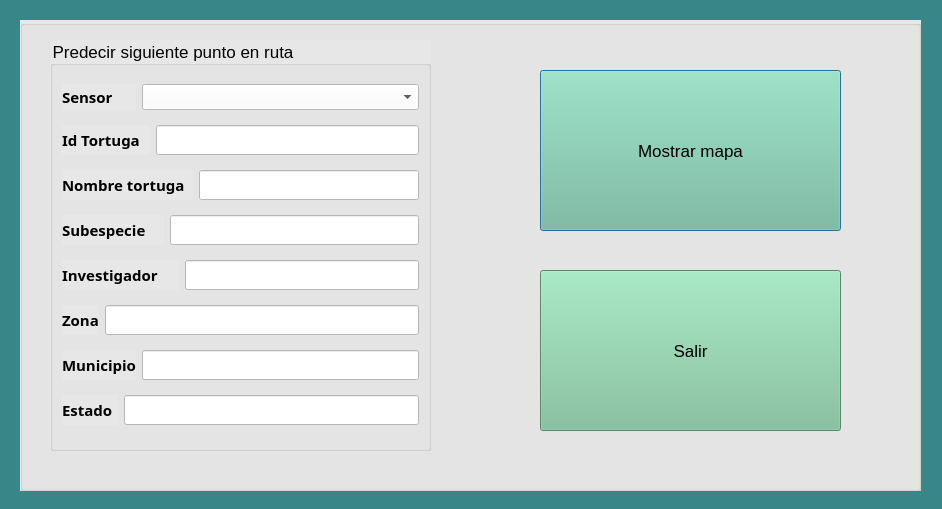
<?xml version="1.0" encoding="UTF-8"?>
<ui version="4.0">
 <class>extraPolacion</class>
 <widget class="QDialog" name="extraPolacion">
  <property name="geometry">
   <rect>
    <x>0</x>
    <y>0</y>
    <width>942</width>
    <height>509</height>
   </rect>
  </property>
  <property name="windowTitle">
   <string>Extrapolación de avance</string>
  </property>
  <property name="windowIcon">
   <iconset resource="images.qrc">
    <normaloff>:/Images/if_Turtle_204384.ico</normaloff>:/Images/if_Turtle_204384.ico</iconset>
  </property>
  <widget class="QLabel" name="label">
   <property name="geometry">
    <rect>
     <x>0</x>
     <y>0</y>
     <width>942</width>
     <height>509</height>
    </rect>
   </property>
   <property name="styleSheet">
    <string notr="true">background-color: rgb(56, 134, 136);</string>
   </property>
   <property name="text">
    <string/>
   </property>
  </widget>
  <widget class="QGroupBox" name="mainGB">
   <property name="geometry">
    <rect>
     <x>20</x>
     <y>20</y>
     <width>901</width>
     <height>471</height>
    </rect>
   </property>
   <property name="styleSheet">
    <string notr="true">background-color: rgb(231, 231, 231);</string>
   </property>
   <property name="title">
    <string/>
   </property>
   <widget class="QGroupBox" name="groupBox">
    <property name="geometry">
     <rect>
      <x>30</x>
      <y>20</y>
      <width>381</width>
      <height>411</height>
     </rect>
    </property>
    <property name="font">
     <font>
      <pointsize>13</pointsize>
     </font>
    </property>
    <property name="title">
     <string>Predecir siguiente punto en ruta</string>
    </property>
    <layout class="QGridLayout" name="gridLayout">
     <item row="0" column="0" colspan="3">
      <widget class="QLabel" name="lbSensor">
       <property name="font">
        <font>
         <family>Raleway</family>
         <pointsize>11</pointsize>
         <weight>75</weight>
         <bold>true</bold>
        </font>
       </property>
       <property name="text">
        <string>Sensor</string>
       </property>
      </widget>
     </item>
     <item row="0" column="3" colspan="5">
      <widget class="QComboBox" name="cboSensor">
       <property name="font">
        <font>
         <pointsize>11</pointsize>
        </font>
       </property>
       <property name="styleSheet">
        <string notr="true">background-color: rgb(255, 255, 255);</string>
       </property>
      </widget>
     </item>
     <item row="1" column="0" colspan="4">
      <widget class="QLabel" name="lbIdTortuga">
       <property name="font">
        <font>
         <family>Raleway</family>
         <pointsize>11</pointsize>
         <weight>75</weight>
         <bold>true</bold>
        </font>
       </property>
       <property name="text">
        <string>Id Tortuga</string>
       </property>
      </widget>
     </item>
     <item row="1" column="4" colspan="4">
      <widget class="QLineEdit" name="lneIdTortuga">
       <property name="enabled">
        <bool>false</bool>
       </property>
       <property name="font">
        <font>
         <family>Raleway</family>
         <pointsize>11</pointsize>
         <weight>75</weight>
         <bold>true</bold>
        </font>
       </property>
       <property name="styleSheet">
        <string notr="true">background-color: rgb(255, 255, 255);</string>
       </property>
      </widget>
     </item>
     <item row="2" column="0" colspan="7">
      <widget class="QLabel" name="lbNombreTortuga">
       <property name="font">
        <font>
         <family>Raleway</family>
         <pointsize>11</pointsize>
         <weight>75</weight>
         <bold>true</bold>
        </font>
       </property>
       <property name="text">
        <string>Nombre tortuga</string>
       </property>
      </widget>
     </item>
     <item row="2" column="7">
      <widget class="QLineEdit" name="lneNombreTortuga">
       <property name="enabled">
        <bool>false</bool>
       </property>
       <property name="font">
        <font>
         <family>Raleway</family>
         <pointsize>11</pointsize>
         <weight>75</weight>
         <bold>true</bold>
        </font>
       </property>
       <property name="styleSheet">
        <string notr="true">background-color: rgb(255, 255, 255);</string>
       </property>
      </widget>
     </item>
     <item row="3" column="0" colspan="5">
      <widget class="QLabel" name="lbSubespecie">
       <property name="font">
        <font>
         <family>Raleway</family>
         <pointsize>11</pointsize>
         <weight>75</weight>
         <bold>true</bold>
        </font>
       </property>
       <property name="text">
        <string>Subespecie</string>
       </property>
      </widget>
     </item>
     <item row="3" column="5" colspan="3">
      <widget class="QLineEdit" name="lneSubespecie">
       <property name="enabled">
        <bool>false</bool>
       </property>
       <property name="font">
        <font>
         <family>Raleway</family>
         <pointsize>11</pointsize>
         <weight>75</weight>
         <bold>true</bold>
        </font>
       </property>
       <property name="styleSheet">
        <string notr="true">background-color: rgb(255, 255, 255);</string>
       </property>
      </widget>
     </item>
     <item row="4" column="0" colspan="6">
      <widget class="QLabel" name="lbInvestigador">
       <property name="font">
        <font>
         <family>Raleway</family>
         <pointsize>11</pointsize>
         <weight>75</weight>
         <bold>true</bold>
        </font>
       </property>
       <property name="text">
        <string>Investigador</string>
       </property>
      </widget>
     </item>
     <item row="4" column="6" colspan="2">
      <widget class="QLineEdit" name="lneInvestigador">
       <property name="enabled">
        <bool>false</bool>
       </property>
       <property name="font">
        <font>
         <family>Raleway</family>
         <pointsize>11</pointsize>
         <weight>75</weight>
         <bold>true</bold>
        </font>
       </property>
       <property name="styleSheet">
        <string notr="true">background-color: rgb(255, 255, 255);</string>
       </property>
      </widget>
     </item>
     <item row="5" column="0">
      <widget class="QLabel" name="lbZona">
       <property name="font">
        <font>
         <family>Raleway</family>
         <pointsize>11</pointsize>
         <weight>75</weight>
         <bold>true</bold>
        </font>
       </property>
       <property name="text">
        <string>Zona</string>
       </property>
      </widget>
     </item>
     <item row="5" column="1" colspan="7">
      <widget class="QLineEdit" name="lneZona">
       <property name="enabled">
        <bool>false</bool>
       </property>
       <property name="font">
        <font>
         <family>Raleway</family>
         <pointsize>11</pointsize>
         <weight>75</weight>
         <bold>true</bold>
        </font>
       </property>
       <property name="styleSheet">
        <string notr="true">background-color: rgb(255, 255, 255);</string>
       </property>
      </widget>
     </item>
     <item row="6" column="0" colspan="3">
      <widget class="QLabel" name="lbMunicipio">
       <property name="font">
        <font>
         <family>Raleway</family>
         <pointsize>11</pointsize>
         <weight>75</weight>
         <bold>true</bold>
        </font>
       </property>
       <property name="text">
        <string>Municipio</string>
       </property>
      </widget>
     </item>
     <item row="6" column="3" colspan="5">
      <widget class="QLineEdit" name="lneMunicipio">
       <property name="enabled">
        <bool>false</bool>
       </property>
       <property name="font">
        <font>
         <family>Raleway</family>
         <pointsize>11</pointsize>
         <weight>75</weight>
         <bold>true</bold>
        </font>
       </property>
       <property name="styleSheet">
        <string notr="true">background-color: rgb(255, 255, 255);</string>
       </property>
      </widget>
     </item>
     <item row="7" column="0" colspan="2">
      <widget class="QLabel" name="lbEstado">
       <property name="font">
        <font>
         <family>Raleway</family>
         <pointsize>11</pointsize>
         <weight>75</weight>
         <bold>true</bold>
        </font>
       </property>
       <property name="text">
        <string>Estado</string>
       </property>
      </widget>
     </item>
     <item row="7" column="2" colspan="6">
      <widget class="QLineEdit" name="lneEstado">
       <property name="enabled">
        <bool>false</bool>
       </property>
       <property name="font">
        <font>
         <family>Raleway</family>
         <pointsize>11</pointsize>
         <weight>75</weight>
         <bold>true</bold>
        </font>
       </property>
       <property name="styleSheet">
        <string notr="true">background-color: rgb(255, 255, 255);</string>
       </property>
       <property name="text">
        <string/>
       </property>
      </widget>
     </item>
    </layout>
   </widget>
   <widget class="QPushButton" name="showMapPB">
    <property name="geometry">
     <rect>
      <x>520</x>
      <y>50</y>
      <width>301</width>
      <height>161</height>
     </rect>
    </property>
    <property name="font">
     <font>
      <pointsize>13</pointsize>
     </font>
    </property>
    <property name="styleSheet">
     <string notr="true"> QPushButton#showMapPB {
background-color: rgb(120, 190, 151);
 }

 QPushButton#showMapPB:hover {
background-color: rgb(56, 134, 136);
color:  rgb(255, 255, 255);
 }</string>
    </property>
    <property name="text">
     <string>Mostrar mapa</string>
    </property>
    <property name="icon">
     <iconset resource="images.qrc">
      <normaloff>:/Images/381031-200.ico</normaloff>:/Images/381031-200.ico</iconset>
    </property>
    <property name="iconSize">
     <size>
      <width>56</width>
      <height>56</height>
     </size>
    </property>
   </widget>
   <widget class="QPushButton" name="exitPB">
    <property name="geometry">
     <rect>
      <x>520</x>
      <y>250</y>
      <width>301</width>
      <height>161</height>
     </rect>
    </property>
    <property name="font">
     <font>
      <pointsize>13</pointsize>
     </font>
    </property>
    <property name="styleSheet">
     <string notr="true"> QPushButton#exitPB {
background-color: rgb(120, 190, 151);
 }

 QPushButton#exitPB:hover {
background-color: rgb(56, 134, 136);
color:  rgb(255, 255, 255);
 }</string>
    </property>
    <property name="text">
     <string>Salir</string>
    </property>
    <property name="icon">
     <iconset resource="images.qrc">
      <normaloff>:/Images/door_out.ico</normaloff>:/Images/door_out.ico</iconset>
    </property>
    <property name="iconSize">
     <size>
      <width>46</width>
      <height>46</height>
     </size>
    </property>
   </widget>
  </widget>
 </widget>
 <resources>
  <include location="images.qrc"/>
 </resources>
 <connections>
  <connection>
   <sender>exitPB</sender>
   <signal>clicked()</signal>
   <receiver>extraPolacion</receiver>
   <slot>close()</slot>
   <hints>
    <hint type="sourcelabel">
     <x>661</x>
     <y>332</y>
    </hint>
    <hint type="destinationlabel">
     <x>665</x>
     <y>583</y>
    </hint>
   </hints>
  </connection>
 </connections>
</ui>
